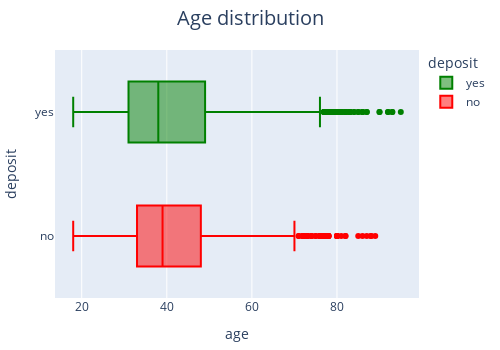

Write notebook code for a chart like this one.
### Code cell
# explore age feature
age_boxplot = px.box(
    data_frame=data,
    x='age',
    y='deposit',
    color='deposit',
    title='Age distribution',
    height=350,
    width=500,
    color_discrete_map=color_map
)
age_boxplot.update_layout(title=dict(x=.5, xanchor='center'),
                          margin=dict(l=10, r=10, t=50, b=50),
                          title_font_size=20)

# display the plot
age_boxplot.show();

### Figure 1 — Plotly figure (JSON) as saved in the notebook; plotly's stock layout.template omitted (floating-point values rounded to 4 significant figures; data arrays with more than 128 entries replaced by an {"elided": "..."} marker saying what was removed)
{"data": [{"alignmentgroup": "True", "hovertemplate": "deposit=%{y}<br>age=%{x}<extra></extra>", "legendgroup": "yes", "marker": {"color": "green"}, "name": "yes", "notched": false, "offsetgroup": "yes", "orientation": "h", "showlegend": true, "type": "box", "x": {"elided": "4681 int values"}, "x0": " ", "xaxis": "x", "y": {"elided": "4681 str values"}, "y0": " ", "yaxis": "y"}, {"alignmentgroup": "True", "hovertemplate": "deposit=%{y}<br>age=%{x}<extra></extra>", "legendgroup": "no", "marker": {"color": "red"}, "name": "no", "notched": false, "offsetgroup": "no", "orientation": "h", "showlegend": true, "type": "box", "x": {"elided": "5424 int values"}, "x0": " ", "xaxis": "x", "y": {"elided": "5424 str values"}, "y0": " ", "yaxis": "y"}], "layout": {"boxmode": "overlay", "height": 350, "legend": {"title": {"text": "deposit"}, "tracegroupgap": 0}, "margin": {"b": 50, "l": 10, "r": 10, "t": 50}, "title": {"font": {"size": 20}, "text": "Age distribution", "x": 0.5, "xanchor": "center"}, "width": 500, "xaxis": {"anchor": "y", "domain": [0, 1], "title": {"text": "age"}}, "yaxis": {"anchor": "x", "categoryarray": ["no", "yes"], "categoryorder": "array", "domain": [0, 1], "title": {"text": "deposit"}}}}
